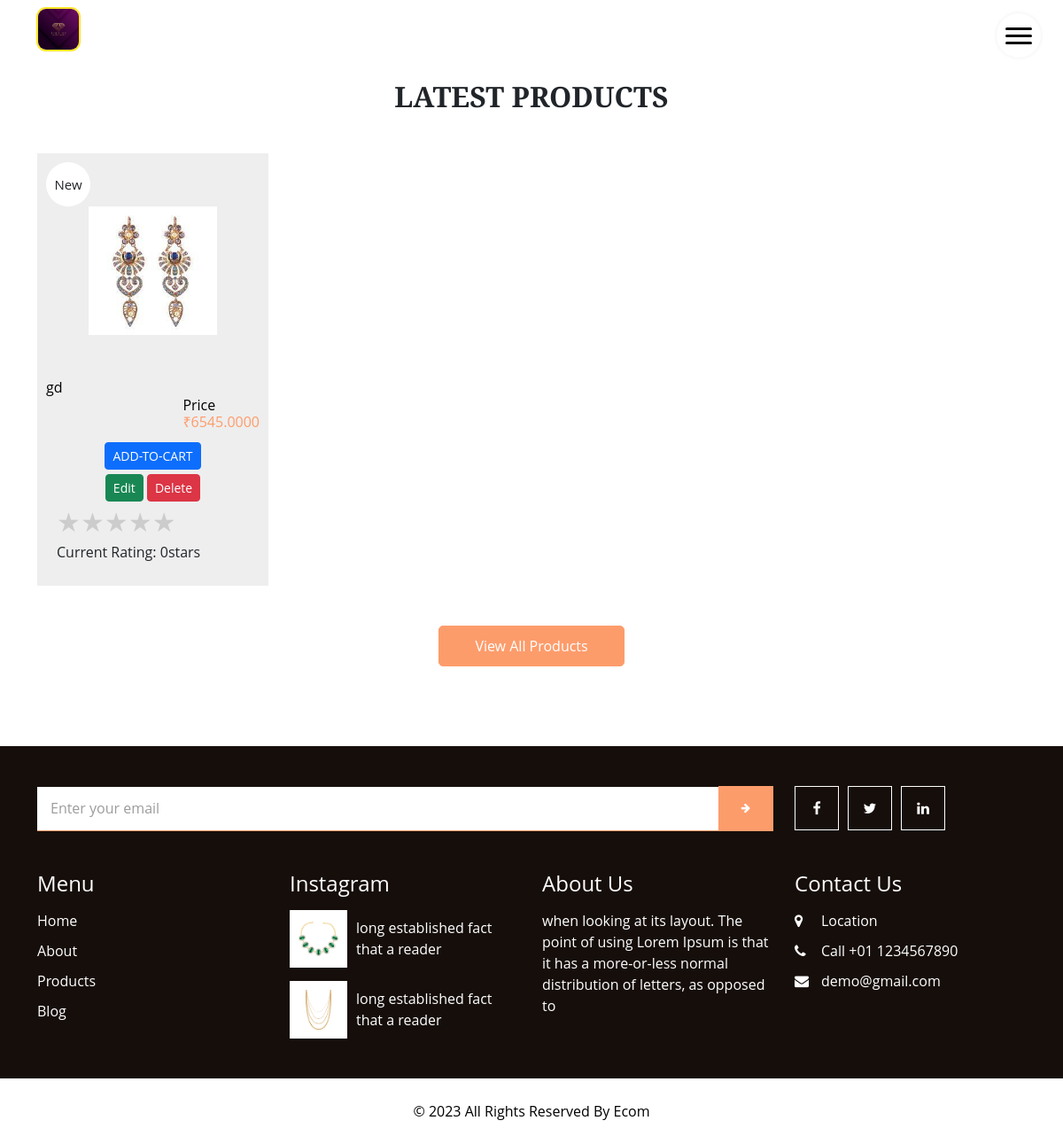
The page /products/ (signed in) on the database as committed earlier.
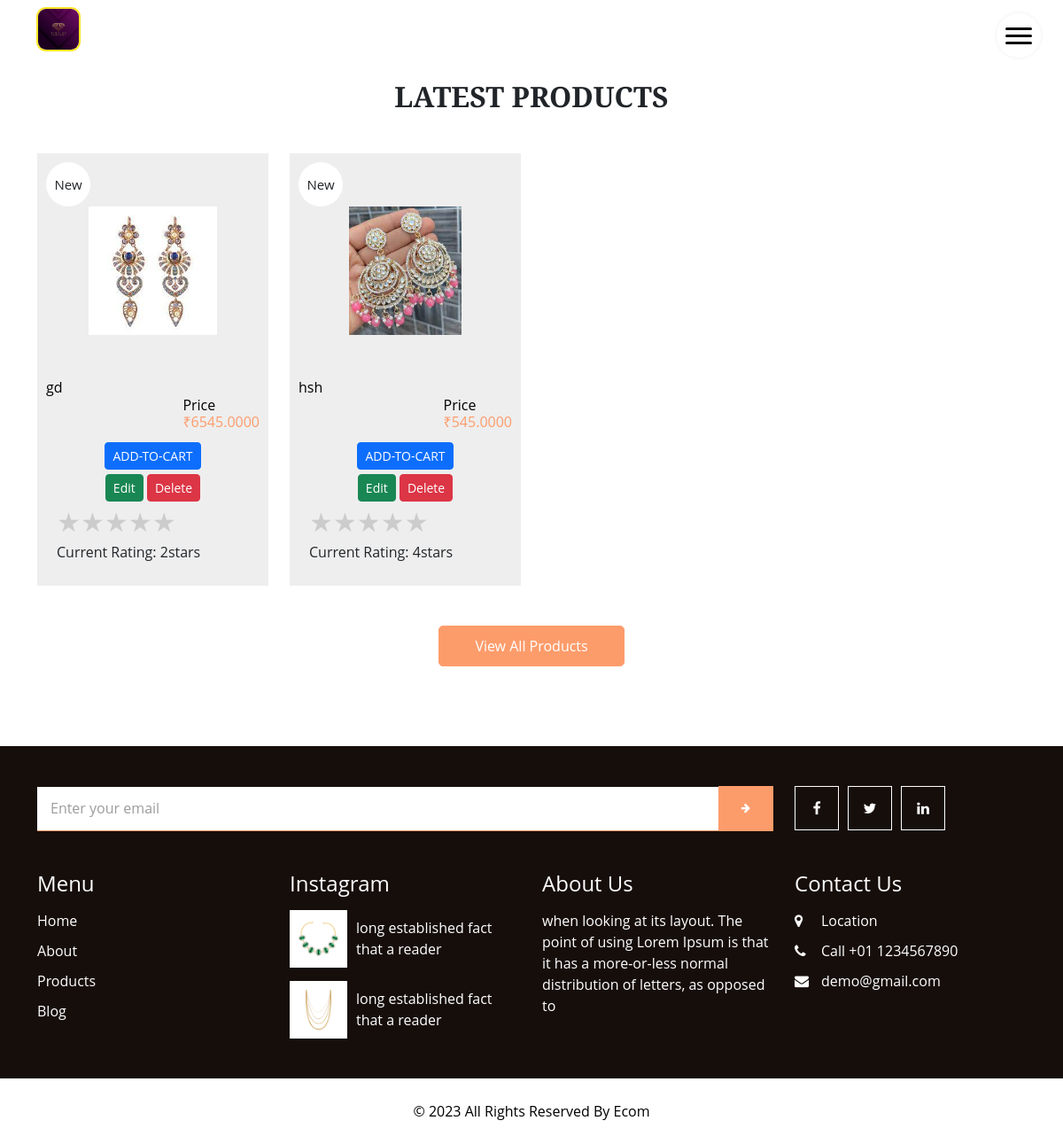
The same page on the database as committed later.
### shop/models.py (models this page shows)
class productmodel(models.Model):
    Title= models.CharField(max_length=225,name='TITLE',null=False)
    Description=models.TextField(max_length=500,name='DESCRIPTION',null=True)
    Price=models.DecimalField(name="PRICE",null=False,decimal_places=4,max_digits=25)
    Rating=models.IntegerField(name='RATINGS',default=0)
    imagepath=models.ImageField(name="IMAGE",upload_to='product_images/', null=True)
    Product_Category=models.CharField(name="PRODUCT_CATEGORY",max_length=500, null=True)

### products/views.py (the view)
# urls.py: path('products/',shop,name="shop"),
@login_required(login_url="login")
def shop(request):
    product=productmodel.objects.all()
    return render(request,"shop.html",context={"products":product})

### templates/shop.html (shortened to what this page needs)
{% extends 'base.html' %}
{%load static%}
{%block content %}
  <section class="shop_section layout_padding">
    <div class="container">
      <div class="heading_container heading_center">
        <h2>
          Latest Products
        </h2>
      </div>
      <div class="row">
        {%for product in products%}
        <div class="col-sm-6 col-md-4 col-lg-3">
            <div class="box">
            <a href="">
              <div class="img-box">
                <img src= "{{product.IMAGE.url}}" alt="">
              </div>
              <div class="detail-box">
                <h6>
                  {{product.TITLE}}
                </h6>
                  <h6 ><br>
                    Price
                    <span><br>
                     ₹{{product.PRICE}}
                    </span>
                  </h6>
              </div>
              <div id="adddeleteupdate" style="text-align: center;" >
                <div style="padding-top: 5px; padding-bottom:5px">
                  <button type="button" class="btn btn-primary btn-sm"><a style="color: rgb(253, 253, 253);" href="{%url 'edit' product.id %}">ADD-TO-CART </a></button>
                </div>
                  <button type="button" class="btn btn-success btn-sm"><a style="color: rgb(255, 255, 255);" href="{%url 'edit' product.id %}">Edit </a></button>
                  <button type="button"  class="btn btn-danger btn-sm"><a style="color: white;"  href="{%url 'delete' product.id %}">Delete</a></button>
                 </div>
              <div class="container">
                <div class="rating" data-rating="0">
                    <span class="star" data-value="1">&#9733;</span>
                    <span class="star" data-value="2">&#9733;</span>
                    <span class="star" data-value="3">&#9733;</span>
                    <span class="star" data-value="4">&#9733;</span>
                    <span class="star" data-value="5">&#9733;</span>
                </div>
                <p>Current Rating: <span id="currentRating">{{product.RATINGS}}</span>stars</p>
            </div>
              <div class="new">
                <span>
                  New
                </span>
              </div>
            </a>
          </div>
        </div>
        {%endfor%}
      <div class="btn-box">
        <a href="">
          View All Products
        </a>
      </div>
    </div>
  </section>
{%endblock%}

Rows that differ between the two databases and show on the page:
changed productmodel "gd": RATINGS "0" → "2"
added productmodel: IMAGE (picture), TITLE "hsh", PRICE "545.0000", RATINGS "4"
